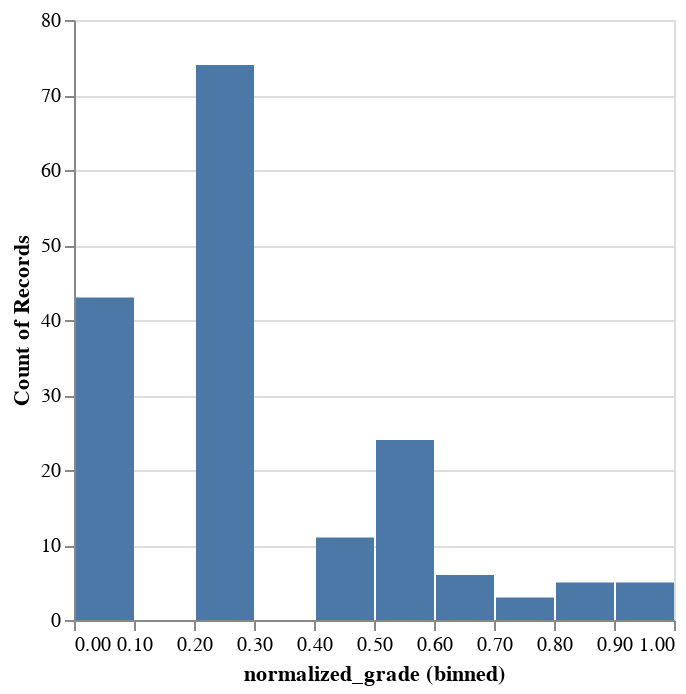

Here is the notebook cell this chart was saved with:
### Code cell
alt.Chart(filtered_df).mark_bar().encode(
    alt.X("normalized_grade").bin(),
    y='count()',
)

### Figure 1 — Vega specification as saved in the notebook (floating-point values rounded to 4 significant figures)
{"$schema": "https://vega.github.io/schema/vega/v5.json", "data": [{"name": "source_0", "values": [{"__count": 74, "bin_maxbins_10_normalized_grade": 0.2, "bin_maxbins_10_normalized_grade_end": 0.3}, {"__count": 24, "bin_maxbins_10_normalized_grade": 0.5, "bin_maxbins_10_normalized_grade_end": 0.6}, {"__count": 43, "bin_maxbins_10_normalized_grade": 0.0, "bin_maxbins_10_normalized_grade_end": 0.1}, {"__count": 3, "bin_maxbins_10_normalized_grade": 0.7, "bin_maxbins_10_normalized_grade_end": 0.8}, {"__count": 5, "bin_maxbins_10_normalized_grade": 0.9, "bin_maxbins_10_normalized_grade_end": 1.0}, {"__count": 11, "bin_maxbins_10_normalized_grade": 0.4, "bin_maxbins_10_normalized_grade_end": 0.5}, {"__count": 6, "bin_maxbins_10_normalized_grade": 0.6, "bin_maxbins_10_normalized_grade_end": 0.7}, {"__count": 5, "bin_maxbins_10_normalized_grade": 0.8, "bin_maxbins_10_normalized_grade_end": 0.9}]}, {"name": "source_0_y_domain___count", "values": [{"min": 3, "max": 74}]}], "signals": [{"name": "bin_maxbins_10_normalized_grade_bins", "value": {"fields": ["normalized_grade"], "fname": "bin_normalized_grade", "start": 0.0, "step": 0.1, "stop": 1.0}}], "marks": [{"type": "rect", "name": "marks", "from": {"data": "source_0"}, "encode": {"update": {"fill": {"value": "#4c78a8"}, "x": {"field": "bin_maxbins_10_normalized_grade_end", "scale": "x", "offset": {"signal": "0.5 + (abs(scale(\"x\", datum[\"bin_maxbins_10_normalized_grade_end\"]) - scale(\"x\", datum[\"bin_maxbins_10_normalized_grade\"])) < 0.25 ? 0.5 * (0.25 - (abs(scale(\"x\", datum[\"bin_maxbins_10_normalized_grade_end\"]) - scale(\"x\", datum[\"bin_maxbins_10_normalized_grade\"])))) : -0.5)"}}, "y2": {"value": 0, "scale": "y"}, "x2": {"field": "bin_maxbins_10_normalized_grade", "scale": "x", "offset": {"signal": "0.5 + (abs(scale(\"x\", datum[\"bin_maxbins_10_normalized_grade_end\"]) - scale(\"x\", datum[\"bin_maxbins_10_normalized_grade\"])) < 0.25 ? -0.5 * (0.25 - (abs(scale(\"x\", datum[\"bin_maxbins_10_normalized_grade_end\"]) - scale(\"x\", datum[\"bin_maxbins_10_normalized_grade\"])))) : 0.5)"}}, "y": {"field": "__count", "scale": "y"}}}, "style": ["bar"]}], "scales": [{"name": "x", "type": "linear", "domain": {"signal": "[bin_maxbins_10_normalized_grade_bins.start, bin_maxbins_10_normalized_grade_bins.stop]"}, "range": [0, {"signal": "width"}], "bins": {"signal": "bin_maxbins_10_normalized_grade_bins"}, "zero": false}, {"name": "y", "type": "linear", "domain": [{"signal": "(data(\"source_0_y_domain___count\")[0] || {}).min"}, {"signal": "(data(\"source_0_y_domain___count\")[0] || {}).max"}], "range": [{"signal": "height"}, 0], "zero": true, "nice": true}], "axes": [{"scale": "y", "grid": true, "minExtent": 0, "ticks": false, "gridScale": "x", "labels": false, "domain": false, "orient": "left", "maxExtent": 0, "zindex": 0, "tickCount": {"signal": "ceil(height/40)"}, "aria": false}, {"scale": "x", "tickCount": {"signal": "ceil(width/10)"}, "zindex": 0, "orient": "bottom", "title": "normalized_grade (binned)", "grid": false, "labelFlush": true, "labelOverlap": true}, {"scale": "y", "orient": "left", "grid": false, "zindex": 0, "labelOverlap": true, "tickCount": {"signal": "ceil(height/40)"}, "title": "Count of Records"}], "width": 300, "style": "cell", "height": 300, "padding": 5, "background": "white"}
